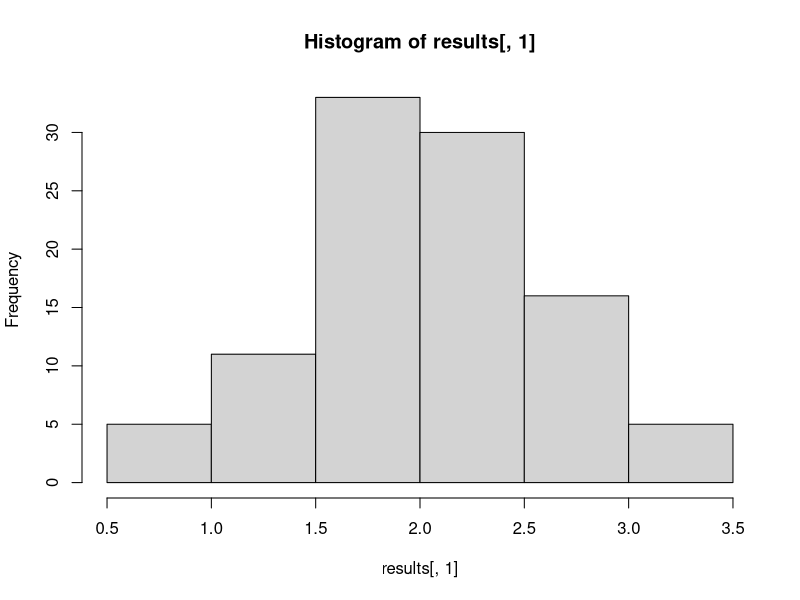
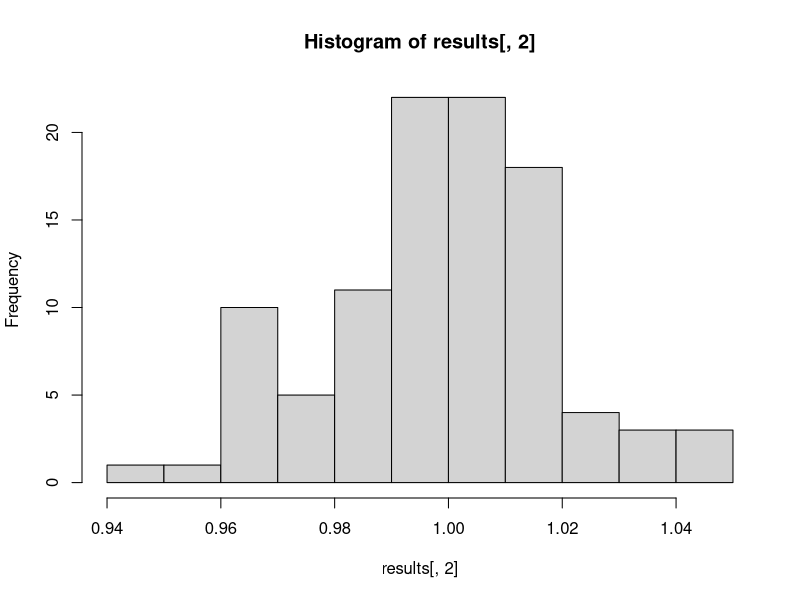

Write the R code that produced these figures, in order.



# Questão 1 ---------------------------------------------------------------

#' Considere a lista abaixo
#' Use map para contar quantos caracteres tem cada palavra
palavras <- list("gato", "cachorro", "elefante", "leão")


# Questão 2 ---------------------------------------------------------------

#' Crie um json com as seguintes variáveis: produto,preço e vencimento
#' Considere 3 produtos
#' Selecione o segundo argumento


# Questão 3 ---------------------------------------------------------------
#' O código a seguir simula o desempenho de um teste t para dados normais. 
#' Repita o teste N vezes usando map
#' Extraia o valor p de cada teste.
t.test( rnorm(100, 10), rnorm(90, 10) )


# Questão 4 ---------------------------------------------------------------
#' Reproduza o exemplo abaixo usando snowfall
n = 200
x = rnorm(n,30,3) # covariável
b0 = 2
b1 = 1
y  = b0 + b1*x + rnorm(n) # resposta simulada

dados = data.frame(y,x)
rs = lm(y~x,data = dados) # aplicando modelo de regressão

B = 100 # quantidade de repetições
results = matrix(0,B,2)
for(i in 1:B){
  id_B = sample(1:n,n,replace = T)
  dados_B = dados[id_B,]
  rs_b = lm(y~x,data = dados_B)
  COEF = coef(rs_b)
  results[i,] = COEF
}

hist(results[,1])
hist(results[,2])
colMeans(results)


# Questão 5 ---------------------------------------------------------------

#' Elabore um exemplo para usar a função map2 ou pmap
